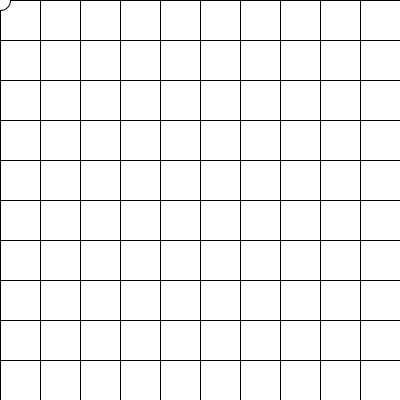
Frame 1 (no input)
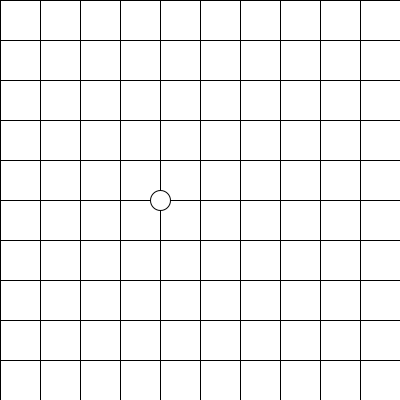
Frame 60 (the mouse pressed at the canvas centre just before this capture)
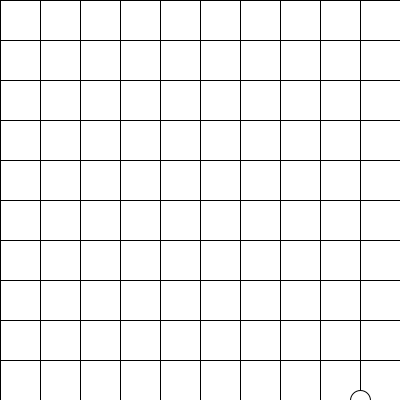
Frame 120 (the mouse held since frame 60 and released just before this capture)

The Processing sketch that drew these frames (run headless with seeded random() and noise(); from frame 60 on, the mouse is pressed at the canvas centre):

// Processing sketch: jumping_ball
// ── jumping_ball.pde

int[][] grid;
int squareSize = 40;
int row = 0;
int col = 0;


void setup(){
  size(400,400);
  grid = new int[width/squareSize][height/squareSize];
  frameRate(5);
}

void draw(){
  background(220);
  
  // fill grid
  for (int i = 0; i<grid.length; i++){
    for (int j=0; j< grid[i].length; j++){
      square(i*squareSize, j*squareSize, squareSize);
    }
  }
  
  
  for (int i = 0; i<grid.length; i++){
    for (int j=0; j< grid[i].length; j++){
      square(i*squareSize, j*squareSize, squareSize);
    }
  }
  
  circle(row*squareSize, col*squareSize, 20);
  row++;
  
  if (row > width/squareSize){
    row = 0;
    col++;
  }

}
